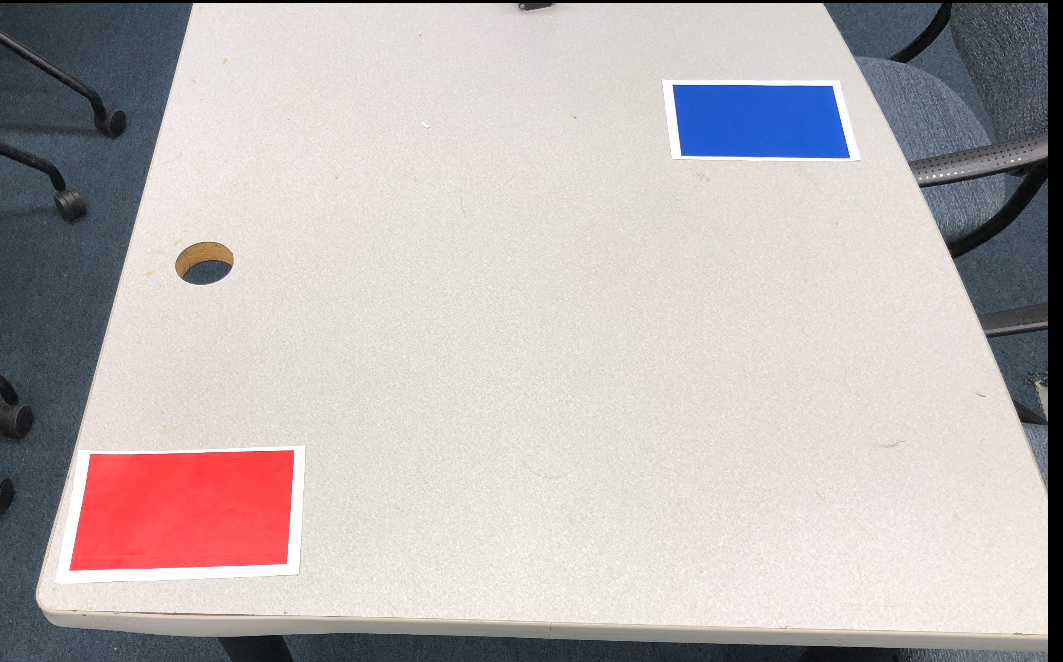
#> input picture iarc_forebrain/scripts/Resampled.PNG, 1063 x 662 px
$ python aselker_helmet_tracker.py Resampled.PNG
#> lines starting #> are read from the running program, lines starting #| are printed output that depends on the picture; after the words box and inside, x2 and y2 are one past the last pixel; in counts of white or black regions, pixels touching at a corner belong together
#> further down, image is the input picture: shape (662, 1063, 3); mean B, G, R 179.9, 180.4, 187.9
#!/usr/bin/env python3
import sys
import cv2
import numpy as np


# In normal usage, this function will be imported by the *_ros file, and called from there.
# For test purposes, this file is also executable and can directly process a saved image.
def detect_helmet_coordinates(image, visualize=True):
    """
    Detects the pixel coordinates of the helmet in the image feed

    Input: OpenCV image
    Output: tuple of x- and y- coordinates of the center of the green helmet in the display
    """
#> called with visualize = True

    # Define some threshholds
    h_range = 12
    s_range = 100
    v_range = 155

    # Convert to HSV
    hsv = cv2.cvtColor(image, cv2.COLOR_BGR2HSV)
#> hsv: shape (662, 1063, 3); mean H, S, V 39.5, 32.2, 194.7
    # Define bounds for "red"
    red_lower = np.array([180 - h_range/2, 255 - s_range, 100 - v_range])
    red_upper = np.array([h_range/2, 255, 255])

    # Red loops over the 179-0 boundary in hue space, so we need two separate masks
    red_lower_low_h = red_lower.copy()
    red_lower_low_h[0] = 0
    mask_low_h = cv2.inRange(hsv, red_lower_low_h, red_upper)
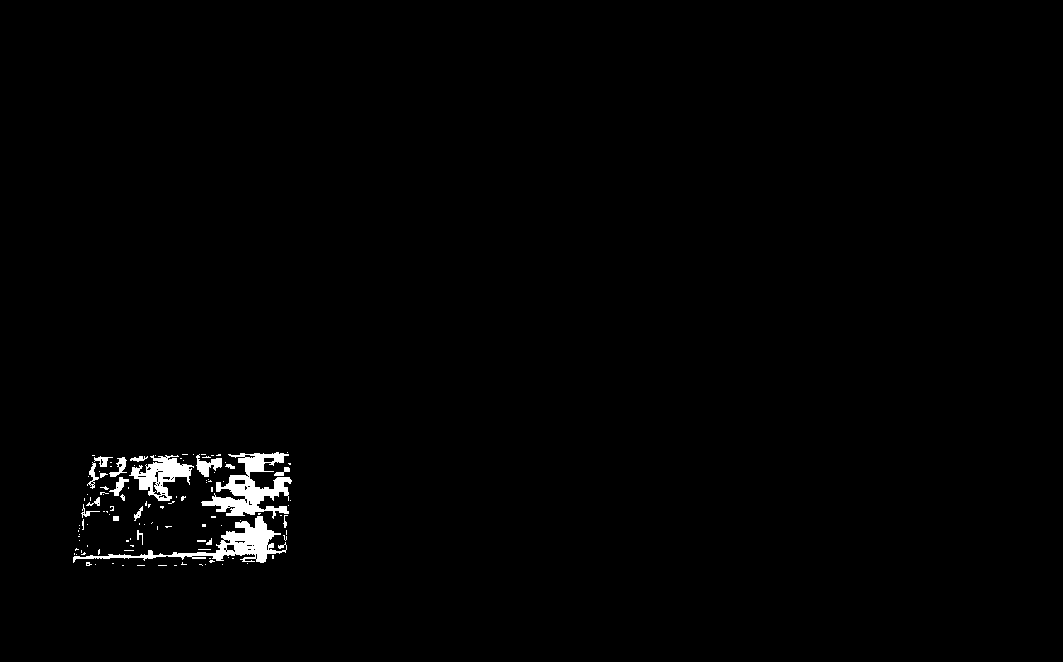
#> mask_low_h: shape (662, 1063); 1.1% white; 115 white regions (95 under 20 px), largest, box (x1, y1, x2, y2) and area: (201, 452, 292, 519) 2478, (73, 516, 287, 563) 2178, (129, 455, 194, 501) 1330

    red_upper_high_h = red_upper.copy()
    red_upper_high_h[0] = 179
    mask_high_h = cv2.inRange(hsv, red_lower, red_upper_high_h)
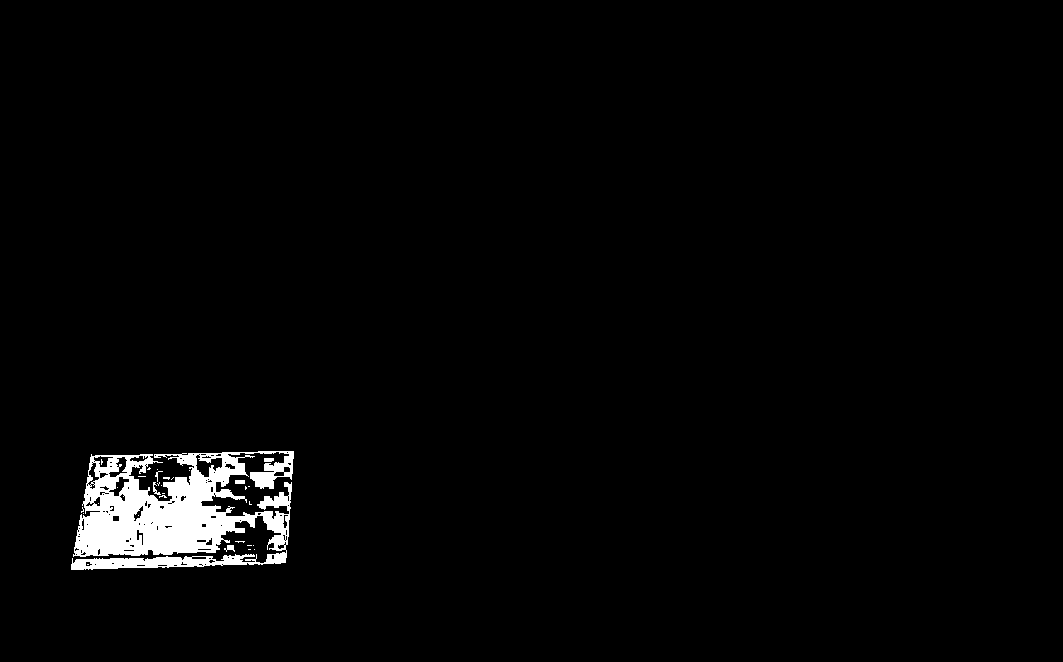
#> mask_high_h: shape (662, 1063); 2.3% white; 31 white regions (25 under 20 px), largest, box (x1, y1, x2, y2) and area: (71, 451, 294, 570) 15738, (224, 545, 235, 552) 44, (235, 480, 245, 484) 40, (153, 482, 161, 495) 39, (264, 458, 274, 462) 38, (155, 471, 163, 482) 22

    # Merge the masks
    mask = mask_low_h | mask_high_h
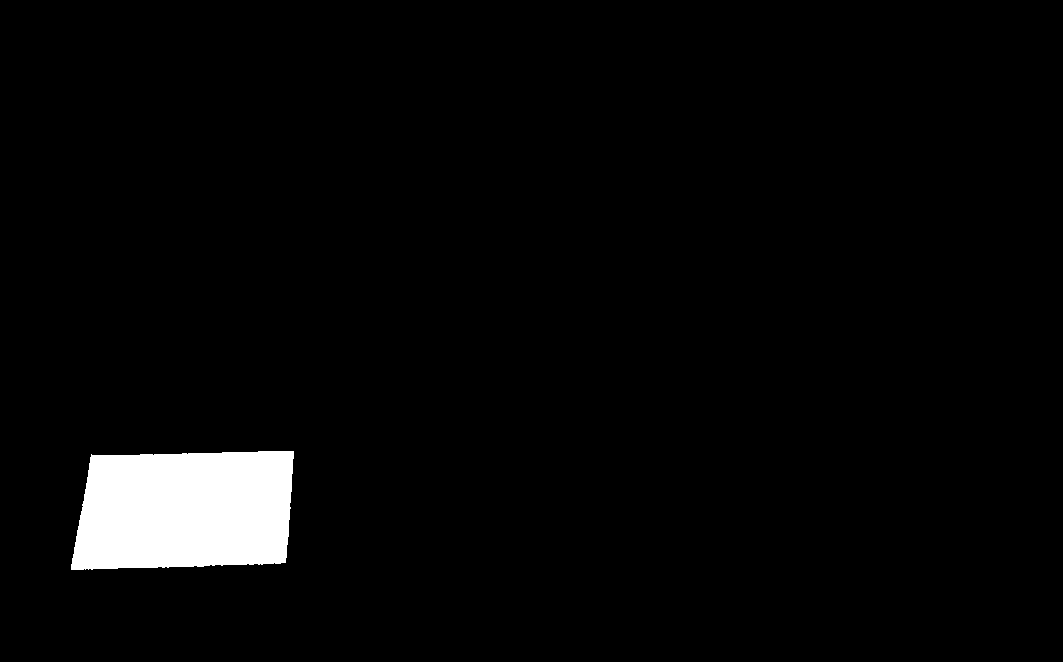
#> mask: shape (662, 1063); 3.4% white; 1 white region, box (x1, y1, x2, y2) and area: (71, 451, 294, 570) 23725

    # Erode and dilate to remove small blobs and islands
    mask = cv2.erode(mask, None, iterations=1)
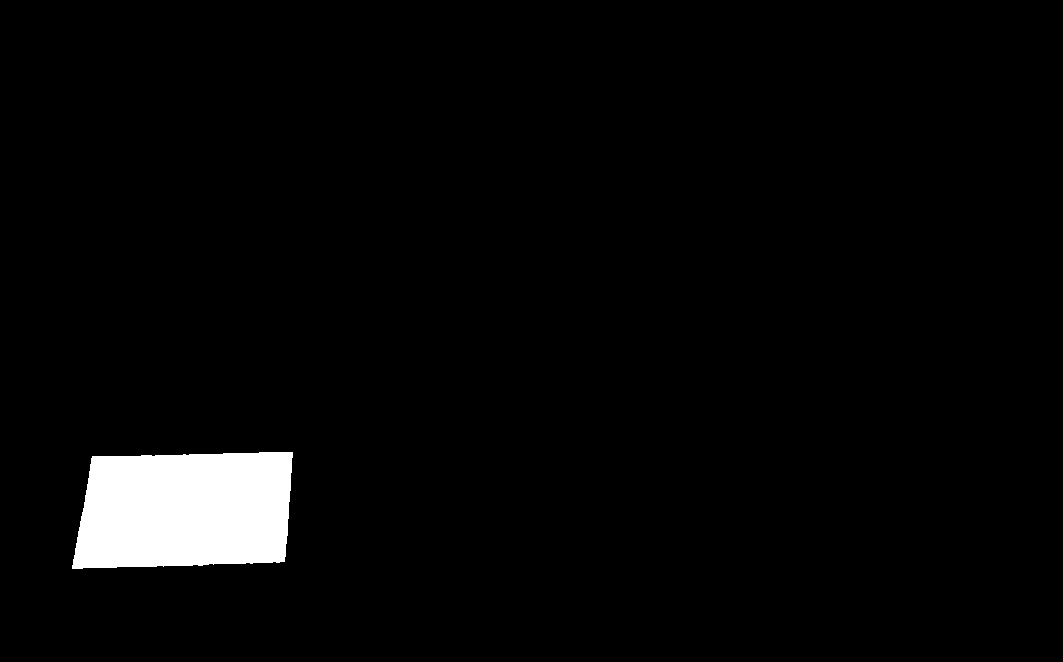
#> mask: shape (662, 1063); 3.3% white; 1 white region, box (x1, y1, x2, y2) and area: (72, 452, 293, 569) 23014
    mask = cv2.dilate(mask, None, iterations=1)
#> mask: shape (662, 1063); 3.4% white; 1 white region


    cnts = cv2.findContours(mask.copy(), cv2.RETR_EXTERNAL, cv2.CHAIN_APPROX_SIMPLE)
#> cnts = 1 contour; box (x1, y1, x2, y2) and area: (71, 451, 294, 570) 23386
    cnts = cnts[1] # This is [0] for opencv2, but we're on 3
#> cnts = [[-1, -1, -1, -1]]
    center = None

    if len(cnts) > 0: # If there are any contours
#> (the run stopped early here; a loop or call above may not have finished)
